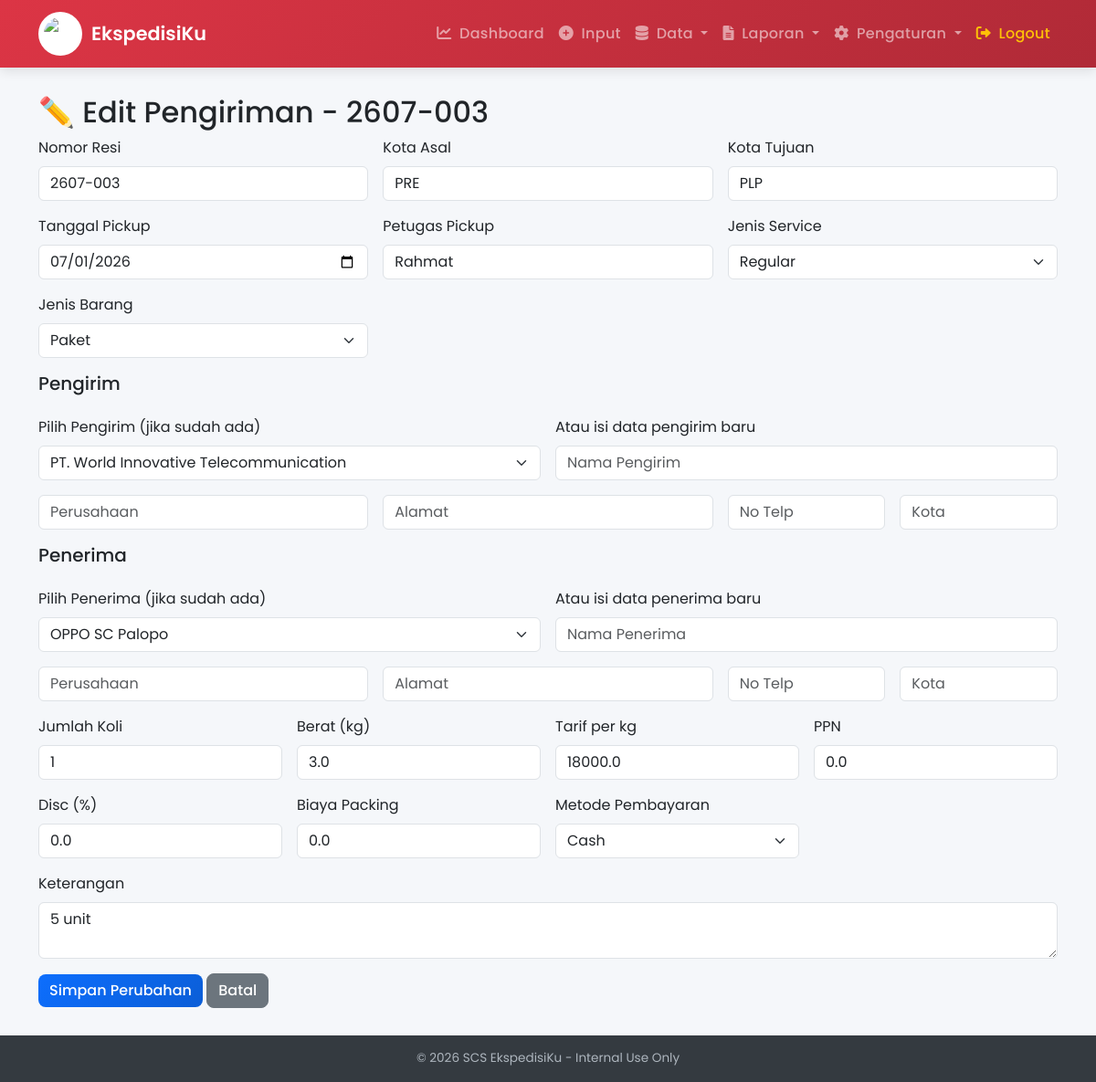
Screenshot of /edit/3 (signed in) with the database file from the repository.
### models.py (models this page shows)
class Pengiriman(db.Model):
    id = db.Column(db.Integer, primary_key=True)
    nomor_resi = db.Column(db.String(50), unique=True, index=True)
    barcode_image = db.Column(db.String(100))
    kota_asal = db.Column(db.String(50))
    kota_tujuan = db.Column(db.String(50))
    tgl_pickup = db.Column(db.Date)
    petugas_pickup = db.Column(db.String(100))
    pengirim_id = db.Column(db.Integer, db.ForeignKey('pelanggan.id'))
    penerima_id = db.Column(db.Integer, db.ForeignKey('pelanggan.id'))
    jenis_service = db.Column(db.String(10))
    jenis_barang = db.Column(db.String(10))
    jumlah_koli = db.Column(db.Integer)
    berat_kg = db.Column(db.Float)
    tarif_per_kg = db.Column(db.Float)
    ppn = db.Column(db.Float, default=0.0)
    asuransi = db.Column(db.Float, default=0.0)
    biaya_packing = db.Column(db.Float, default=0.0)
    total_biaya = db.Column(db.Float)
    metode_pembayaran = db.Column(db.String(10))
    keterangan = db.Column(db.Text)
    status = db.Column(db.String(20), default='pending')
    verified = db.Column(db.Boolean, default=False)
    retur_verified = db.Column(db.Boolean, default=False)
    created_at = db.Column(db.DateTime, default=datetime.utcnow)
    pengirim = db.relationship('Pelanggan', foreign_keys=[pengirim_id])
    penerima = db.relationship('Pelanggan', foreign_keys=[penerima_id])

### app.py (the view, shortened to what this page needs)
@app.route('/edit/<int:id>', methods=['GET', 'POST'])
@login_required
@role_required(['admin'])
def edit_barang(id):
    pengiriman = Pengiriman.query.get_or_404(id)
    form = InputBarangForm(obj=pengiriman)
    pengirim_list = Pelanggan.query.filter_by(tipe='pengirim').all()
    penerima_list = Pelanggan.query.filter_by(tipe='penerima').all()
    pengirim_choices = []
    for p in pengirim_list:
        label = p.perusahaan.strip() if p.perusahaan and p.perusahaan.strip() else p.nama
        pengirim_choices.append((p.id, label))
    form.pengirim_id.choices = [(0, '-- Pilih Pengirim --')] + pengirim_choices
    penerima_choices = []
    for p in penerima_list:
        label = p.perusahaan.strip() if p.perusahaan and p.perusahaan.strip() else p.nama
        penerima_choices.append((p.id, label))
    form.penerima_id.choices = [(0, '-- Pilih Penerima --')] + penerima_choices
    if request.method == 'GET':
        form.pengirim_id.data = pengiriman.pengirim_id
        form.penerima_id.data = pengiriman.penerima_id
        form.nomor_resi.data = pengiriman.nomor_resi
        form.kota_asal.data = pengiriman.kota_asal
        form.kota_tujuan.data = pengiriman.kota_tujuan
        form.tgl_pickup.data = pengiriman.tgl_pickup
        form.petugas_pickup.data = pengiriman.petugas_pickup
        form.jenis_service.data = pengiriman.jenis_service
        form.jenis_barang.data = pengiriman.jenis_barang
        form.jumlah_koli.data = pengiriman.jumlah_koli
        form.berat_kg.data = pengiriman.berat_kg
        form.tarif_per_kg.data = pengiriman.tarif_per_kg
        form.ppn.data = pengiriman.ppn
        form.asuransi.data = pengiriman.asuransi
        form.biaya_packing.data = pengiriman.biaya_packing
        form.metode_pembayaran.data = pengiriman.metode_pembayaran
        form.keterangan.data = pengiriman.keterangan
    return render_template('edit_barang.html', form=form, pengiriman=pengiriman)

### app.py (called while the page is built)
@login_manager.user_loader
def load_user(user_id):
    return User.query.get(int(user_id))

def role_required(roles):
    def decorator(f):
        @wraps(f)
        def decorated_function(*args, **kwargs):
            if current_user.role not in roles:
                flash('Anda tidak memiliki akses ke halaman ini.')
                return redirect(url_for('dashboard'))
            return f(*args, **kwargs)
        return decorated_function
    return decorator

@app.context_processor
def inject_settings():
    return dict(get_settings=Settings.get)

### templates/edit_barang.html (shortened to what this page needs)
{% extends "base.html" %}
{% block content %}
<h2>✏️ Edit Pengiriman - {{ pengiriman.nomor_resi }}</h2>
<form method="POST">
  <div class="row g-3">
    <div class="col-md-4">
      <label class="form-label">Nomor Resi</label>
      {{ form.nomor_resi(class="form-control", placeholder="Kosongkan untuk auto") }}
    </div>
    <div class="col-md-4">
      <label class="form-label">Kota Asal</label>
      {{ form.kota_asal(class="form-control") }}
    </div>
    <div class="col-md-4">
      <label class="form-label">Kota Tujuan</label>
      {{ form.kota_tujuan(class="form-control") }}
    </div>
    <div class="col-md-4">
      <label class="form-label">Tanggal Pickup</label>
      {{ form.tgl_pickup(class="form-control", type="date") }}
    </div>
    <div class="col-md-4">
      <label class="form-label">Petugas Pickup</label>
      {{ form.petugas_pickup(class="form-control") }}
    </div>
    <div class="col-md-4">
      <label class="form-label">Jenis Service</label>
      {{ form.jenis_service(class="form-select") }}
    </div>
    <div class="col-md-4">
      <label class="form-label">Jenis Barang</label>
      {{ form.jenis_barang(class="form-select") }}
    </div>
    <div class="col-12"><h5>Pengirim</h5></div>
    <div class="col-md-6">
      <label class="form-label">Pilih Pengirim (jika sudah ada)</label>
      {{ form.pengirim_id(class="form-select", id="pengirim_id_select") }}
    </div>
    <div class="col-md-6">
      <label class="form-label">Atau isi data pengirim baru</label>
      {{ form.pengirim_nama(class="form-control", placeholder="Nama Pengirim", id="pengirim_nama") }}
    </div>
    <div class="col-md-4">
      {{ form.pengirim_perusahaan(class="form-control", placeholder="Perusahaan", id="pengirim_perusahaan") }}
    </div>
    <div class="col-md-4">
      {{ form.pengirim_alamat(class="form-control", placeholder="Alamat", id="pengirim_alamat") }}
    </div>
    <div class="col-md-2">
      {{ form.pengirim_no_telp(class="form-control", placeholder="No Telp", id="pengirim_no_telp") }}
    </div>
    <div class="col-md-2">
      {{ form.pengirim_kota(class="form-control", placeholder="Kota", id="pengirim_kota") }}
    </div>
    <div class="col-12"><h5>Penerima</h5></div>
    <div class="col-md-6">
      <label class="form-label">Pilih Penerima (jika sudah ada)</label>
      {{ form.penerima_id(class="form-select", id="penerima_id_select") }}
    </div>
    <div class="col-md-6">
      <label class="form-label">Atau isi data penerima baru</label>
      {{ form.penerima_nama(class="form-control", placeholder="Nama Penerima", id="penerima_nama") }}
    </div>
    <div class="col-md-4">
      {{ form.penerima_perusahaan(class="form-control", placeholder="Perusahaan", id="penerima_perusahaan") }}
    </div>
    <div class="col-md-4">
      {{ form.penerima_alamat(class="form-control", placeholder="Alamat", id="penerima_alamat") }}
    </div>
    <div class="col-md-2">
      {{ form.penerima_no_telp(class="form-control", placeholder="No Telp", id="penerima_no_telp") }}
    </div>
    <div class="col-md-2">
      {{ form.penerima_kota(class="form-control", placeholder="Kota", id="penerima_kota") }}
    </div>
    <div class="col-md-3">
      <label class="form-label">Jumlah Koli</label>
      {{ form.jumlah_koli(class="form-control") }}
    </div>
    <div class="col-md-3">
      <label class="form-label">Berat (kg)</label>
      {{ form.berat_kg(class="form-control") }}
    </div>
    <div class="col-md-3">
      <label class="form-label">Tarif per kg</label>
      {{ form.tarif_per_kg(class="form-control") }}
    </div>
    <div class="col-md-3">
      <label class="form-label">PPN</label>
      {{ form.ppn(class="form-control") }}
    </div>
    <div class="col-md-3">
      <label class="form-label">Disc (%)</label>
      {{ form.asuransi(class="form-control") }}
    </div>
    <div class="col-md-3">
      <label class="form-label">Biaya Packing</label>
      {{ form.biaya_packing(class="form-control") }}
    </div>
    <div class="col-md-3">
      <label class="form-label">Metode Pembayaran</label>
      {{ form.metode_pembayaran(class="form-select") }}
    </div>
    <div class="col-12">
      <label class="form-label">Keterangan</label>
      {{ form.keterangan(class="form-control", rows="2") }}
    </div>
  </div>
  <button type="submit" class="btn btn-primary mt-3">Simpan Perubahan</button>
  <a href="{{ url_for('data_barang') }}" class="btn btn-secondary mt-3">Batal</a>
</form>
{% endblock %}

### templates/base.html (style rules this page uses)
:root { --primary: #dc3545; --primary-dark: #b02a37; --secondary: #6c757d; --success: #198754; --info: #0dcaf0; --warning: #ffc107; --danger: #dc3545; --light: #f8f9fa; --dark: #212529; --font: 'Poppins', sans-serif; }
* { font-family: var(--font); }
body { background: #f5f7fa; min-height: 100vh; display: flex; flex-direction: column; }
.btn { border-radius: 8px; font-weight: 500; transition: all 0.2s ease; }
.btn-primary { background: linear-gradient(135deg, #0d6efd, #0b5ed7); border: none; }

### rows the page displays
Pengiriman: nomor_resi "2607-003", kota_asal "PRE", kota_tujuan "PLP", tgl_pickup "07/01/2026", petugas_pickup "Rahmat", jenis_service "Regular", jenis_barang "Paket", pengirim_id "PT. World Innovative Telecommunication", penerima_id "OPPO SC Palopo", jumlah_koli "1", berat_kg "3.0", tarif_per_kg "18000.0", ppn "0.0", asuransi "0.0", biaya_packing "0.0", metode_pembayaran "Cash", keterangan "5 unit"
